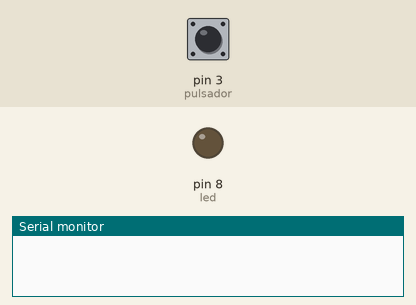
This sketch was run on a simulated Arduino Uno, built with avr-gcc and run on an emulated ATmega328P. Shown: output pins drawn as LEDs (lit = HIGH), the last lines printed to the serial monitor. The inputs (shaded band) are chosen by the test bench; at power-on: pin 3 (pulsador) HIGH.

Above: at 1.2 s.
1.3 s: pin 3 (pulsador) pulled LOW for 0.15 s
At 2.6 s:
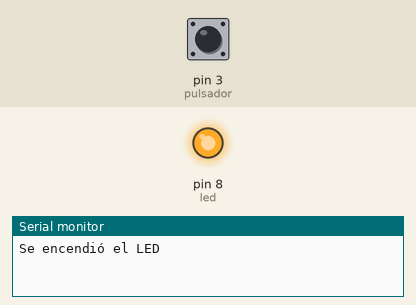
2.9 s: pin 3 (pulsador) pulled LOW for 1 s
At 3.8 s:
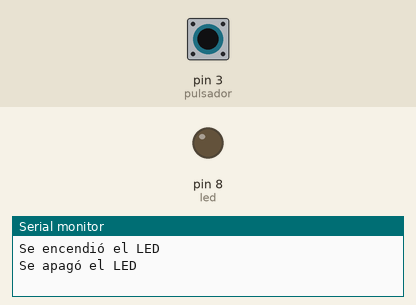
5.4 s: pin 3 (pulsador) pulled LOW for 3.2 s
At 5.7 s:
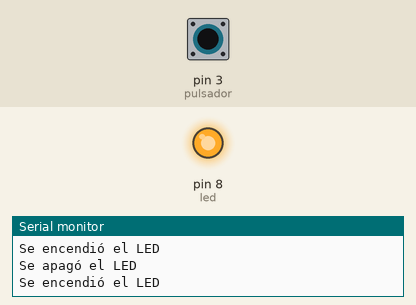
Timing chart, 0 to 8.4 s (numbered marks = the images above; inputs shaded):
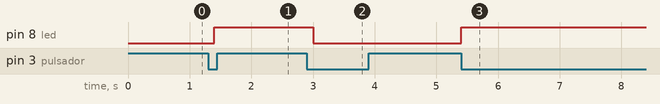

The sketch:

2_-_Pulsador_y_liberar_enciende_LED_Mensaje_Tecla.ino
```cpp
// Pines
#define led 8
#define pulsador 3
int estadoAnterior = -1;
int estadoLed = LOW;
String tecla;

void setup() {
  Serial.begin(9600); // 9600 bits por segundo
  pinMode(led, OUTPUT);
  pinMode(pulsador, INPUT_PULLUP);
}

void loop() {
  int estadoActual = digitalRead(pulsador);

  if(estadoActual == LOW && estadoAnterior == HIGH){
    if(estadoLed == LOW){
      digitalWrite(led, HIGH);
      estadoLed = HIGH;
      Serial.println("Se encendió el LED");
    }
    else{
      digitalWrite(led, LOW);
      estadoLed = LOW;
      Serial.println("Se apagó el LED");
    }
  }

  estadoAnterior = estadoActual;
  delay(200);


  tecla = Serial.read();

  if(tecla == "E" || tecla == "e"){
    if(estadoLed == LOW){
      digitalWrite(led, HIGH);
      estadoLed = HIGH;
      Serial.println("Se encendió el LED");
    }
    else{
      digitalWrite(led, LOW);
      estadoLed = LOW;
      Serial.println("Se apagó el LED");
    }
  }
}
```

Measured:
- after the input at 1.3 s, pin 8 (led): LOW → HIGH after 0.10 s
- after the input at 2.9 s, pin 8 (led): HIGH → LOW after 0.10 s
- after the input at 5.4 s, pin 8 (led): LOW → HIGH at once
